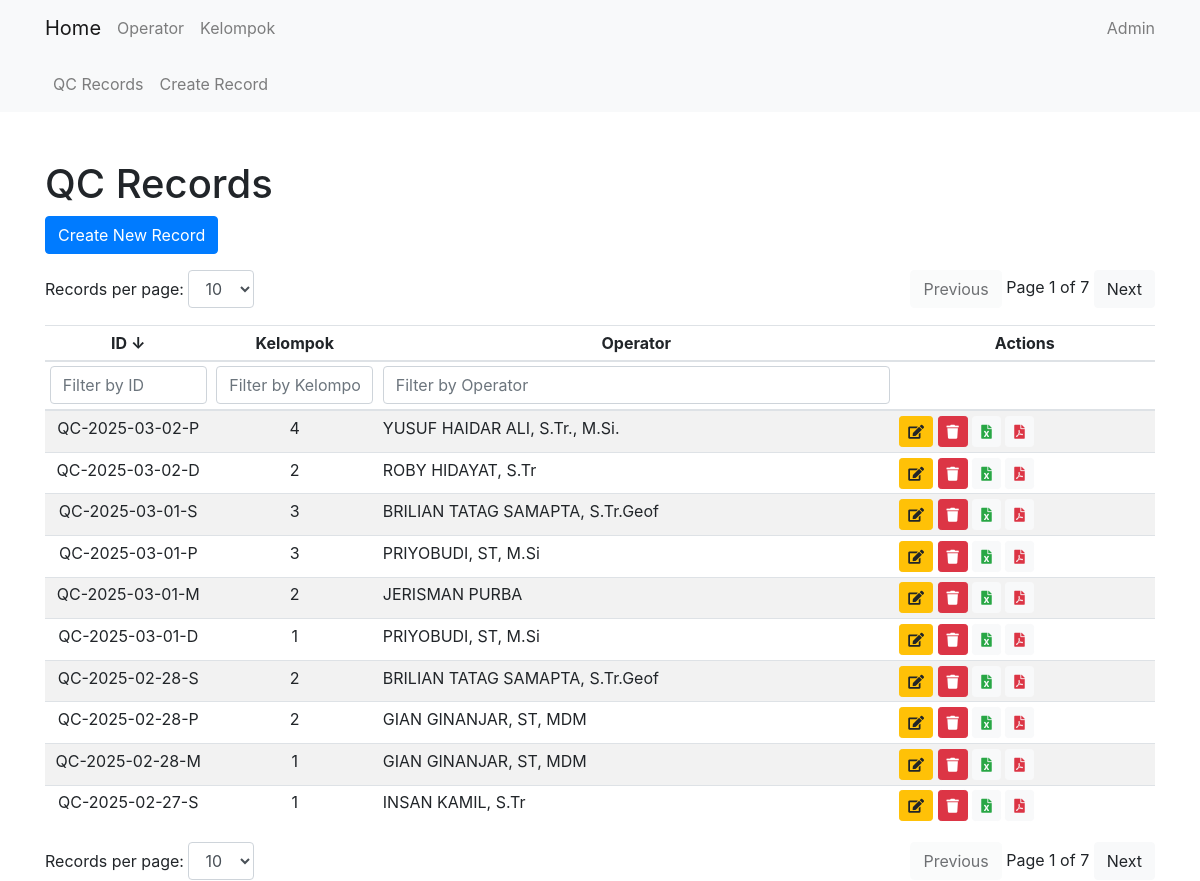
The app's page /qc/, older data.
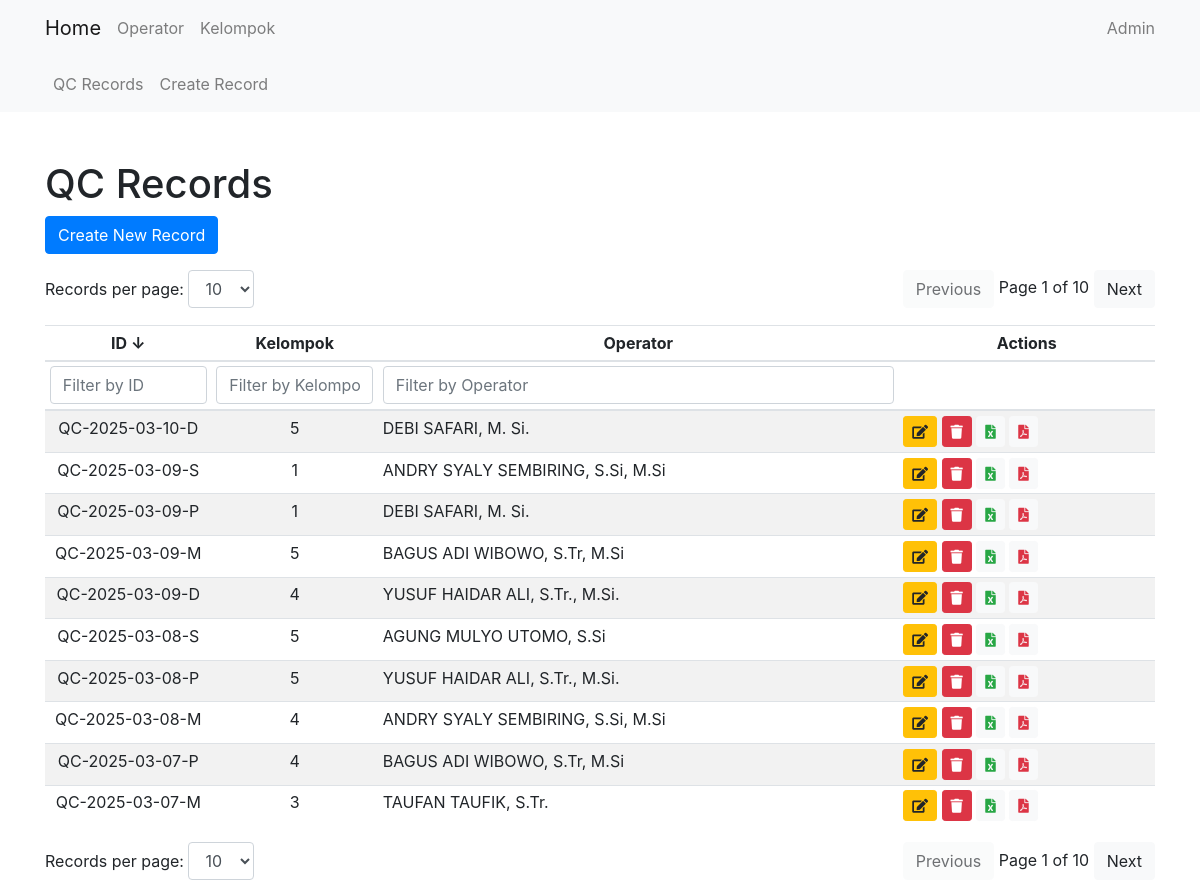
The same page, newer data.
### qc/models.py (models this page shows, shortened)
class QcRecord(models.Model):
    date = models.DateField(default=get_default_date)
    qc_id = models.CharField(max_length=15, default='0')
    shift = models.CharField(max_length=15, choices=SHIFT, default='P')
    kelompok = models.CharField(max_length=1, choices=KELOMPOK, default='1')
    jam_pelaksanaan = models.TimeField(default=(timezone.now() + timezone.timedelta(hours=7)).replace(second=0, microsecond=0))
    qc_prev = models.TextField(default='0')
    qc = models.TextField(default='0')
    operator = models.ForeignKey(Operator, on_delete=models.CASCADE)
    NIP = models.CharField(max_length=18, default='0')
    event_indonesia = models.IntegerField(default=0)
    event_luar = models.IntegerField(default=0)
    kel_sebelum = models.CharField(max_length=1, choices=KELOMPOK, default='1')

### core/models.py (models this page shows)
class Operator(models.Model):
    name = models.CharField(max_length=100)
    NIP = models.CharField(max_length=18)
    nickname = models.CharField(max_length=100, default='')
    def __str__(self):
        return self.name

### qc/views.py (the view)
# urls.py: path('', QcRecordListView.as_view(), name='qcrecord_list'),
class QcRecordListView(ListView):
    model = QcRecord
    template_name = 'qc/qcrecord_list.html'
    context_object_name = 'qcrecords'

### qc/templates/qc/qcrecord_list.html (shortened to what this page needs)
{% extends 'core/base.html' %}
{% block content %}
<h1 class="mt-5">QC Records</h1>
<a href="{% url 'qc:qcrecord_create' %}" class="btn btn-primary mb-3">Create New Record</a>
<div class="d-flex justify-content-between mb-3">
    <div>
        <label for="recordsPerPageTop">Records per page:</label>
        <select id="recordsPerPageTop" class="form-control d-inline-block w-auto">
            <option value="10" selected>10</option>
        </select>
    </div>
    <div>
        <button id="prevPageTop" class="btn btn-light">Previous</button>
        <span id="pageInfoTop"></span>
        <button id="nextPageTop" class="btn btn-light">Next</button>
    </div>
</div>
<div class="table-responsive">
    <table class="table table-striped table-sm" id="qcRecordTable">
        <thead>
            <tr>
                <th onclick="sortTable(0)" style="cursor: pointer; text-align: center;" width="15%">ID <span id="idSortArrow">↓</span></th>
                <th onclick="sortTable(1)" style="cursor: pointer; text-align: center;" width="15%">Kelompok </th>
                <th onclick="sortTable(2)" style="cursor: pointer; text-align: center;">Operator </th>
                <th style="text-align: center;">Actions</th>
            </tr>
            <tr>
                <th><input type="text" id="idFilter" onkeyup="filterTable(0)" placeholder="Filter by ID" class="form-control"></th>
                <th><input type="text" id="kelompokFilter" onkeyup="filterTable(1)" placeholder="Filter by Kelompok" class="form-control"></th>
                <th><input type="text" id="operatorFilter" onkeyup="filterTable(2)" placeholder="Filter by Operator" class="form-control"></th>
                <th></th>
            </tr>
        </thead>
        <tbody id="qcRecordTableBody">
            {% for record in qcrecords|dictsortreversed:"qc_id" %}
            <tr>
                <td style="text-align: center;">{{ record.qc_id }}</td>
                <td style="text-align: center;">{{ record.kelompok }}</td>
                <td>{{ record.operator }}</td>
                <td>
                    <a href="{% url 'qc:qcrecord_update' record.pk %}" class="btn btn-sm btn-warning" data-toggle="tooltip" title="Edit">
                        <i class="fas fa-edit"></i>
                    </a>
                    <form action="{% url 'qc:qcrecord_delete_direct' record.pk %}" method="post" style="display:inline;">
                        <button type="button" class="btn btn-sm btn-danger delete-button" data-toggle="tooltip" title="Delete">
                            <i class="fas fa-trash"></i>
                        </button>
                    </form>
                    <a href="{% url 'qc:export_to_excel' record.pk %}" class="btn btn-sm btn-light text-success" data-toggle="tooltip" title="Export to Excel">
                        <i class="fas fa-file-excel"></i>
                    </a>
                    <a href="{% url 'qc:export_to_pdf' record.pk %}" class="btn btn-sm btn-light text-danger" data-toggle="tooltip" title="Export to PDF">
                        <i class="fas fa-file-pdf"></i>
                    </a>
                </td>
            </tr>
            {% endfor %}
        </tbody>
    </table>
</div>
<div class="d-flex justify-content-between">
    <div>
        <label for="recordsPerPage">Records per page:</label>
        <select id="recordsPerPage" class="form-control d-inline-block w-auto">
            <option value="10" selected>10</option>
        </select>
    </div>
    <div>
        <button id="prevPage" class="btn btn-light">Previous</button>
        <span id="pageInfo"></span>
        <button id="nextPage" class="btn btn-light">Next</button>
    </div>
</div>
{% endblock %}

Row changes from the older to the newer data that the page shows:
no longer on this page (row unchanged): QcRecord: qc_id "QC-2025-03-02-P", kelompok "4", operator "YUSUF HAIDAR ALI, S.Tr., M.Si."
no longer on this page (row unchanged): QcRecord: qc_id "QC-2025-03-02-D", kelompok "2", operator "ROBY HIDAYAT, S.Tr"
no longer on this page (row unchanged): QcRecord: qc_id "QC-2025-03-01-S", kelompok "3", operator "BRILIAN TATAG SAMAPTA, S.Tr.Geof"
no longer on this page (row unchanged): QcRecord: qc_id "QC-2025-03-01-P", kelompok "3", operator "PRIYOBUDI, ST, M.Si"
no longer on this page (row unchanged): QcRecord: qc_id "QC-2025-03-01-M", kelompok "2", operator "JERISMAN PURBA"
no longer on this page (row unchanged): QcRecord: qc_id "QC-2025-03-01-D", kelompok "1", operator "PRIYOBUDI, ST, M.Si"
no longer on this page (row unchanged): QcRecord: qc_id "QC-2025-02-28-S", kelompok "2", operator "BRILIAN TATAG SAMAPTA, S.Tr.Geof"
no longer on this page (row unchanged): QcRecord: qc_id "QC-2025-02-28-P", kelompok "2", operator "GIAN GINANJAR, ST, MDM"
no longer on this page (row unchanged): QcRecord: qc_id "QC-2025-02-28-M", kelompok "1", operator "GIAN GINANJAR, ST, MDM"
no longer on this page (row unchanged): QcRecord: qc_id "QC-2025-02-27-S", kelompok "1", operator "INSAN KAMIL, S.Tr"
added QcRecord: qc_id "QC-2025-03-10-D", kelompok "5", operator "DEBI SAFARI, M. Si."
added QcRecord: qc_id "QC-2025-03-09-S", kelompok "1", operator "ANDRY SYALY SEMBIRING, S.Si, M.Si"
added QcRecord: qc_id "QC-2025-03-09-P", kelompok "1", operator "DEBI SAFARI, M. Si."
added QcRecord: qc_id "QC-2025-03-09-M", kelompok "5", operator "BAGUS ADI WIBOWO, S.Tr, M.Si"
added QcRecord: qc_id "QC-2025-03-09-D", kelompok "4", operator "YUSUF HAIDAR ALI, S.Tr., M.Si."
added QcRecord: qc_id "QC-2025-03-08-S", kelompok "5", operator "AGUNG MULYO UTOMO, S.Si"
added QcRecord: qc_id "QC-2025-03-08-P", kelompok "5", operator "YUSUF HAIDAR ALI, S.Tr., M.Si."
added QcRecord: qc_id "QC-2025-03-08-M", kelompok "4", operator "ANDRY SYALY SEMBIRING, S.Si, M.Si"
added QcRecord: qc_id "QC-2025-03-07-P", kelompok "4", operator "BAGUS ADI WIBOWO, S.Tr, M.Si"
added QcRecord: qc_id "QC-2025-03-07-M", kelompok "3", operator "TAUFAN TAUFIK, S.Tr."
Text that changed along with them:
text written by a page script: "Page 1 of 7" → "Page 1 of 10"
